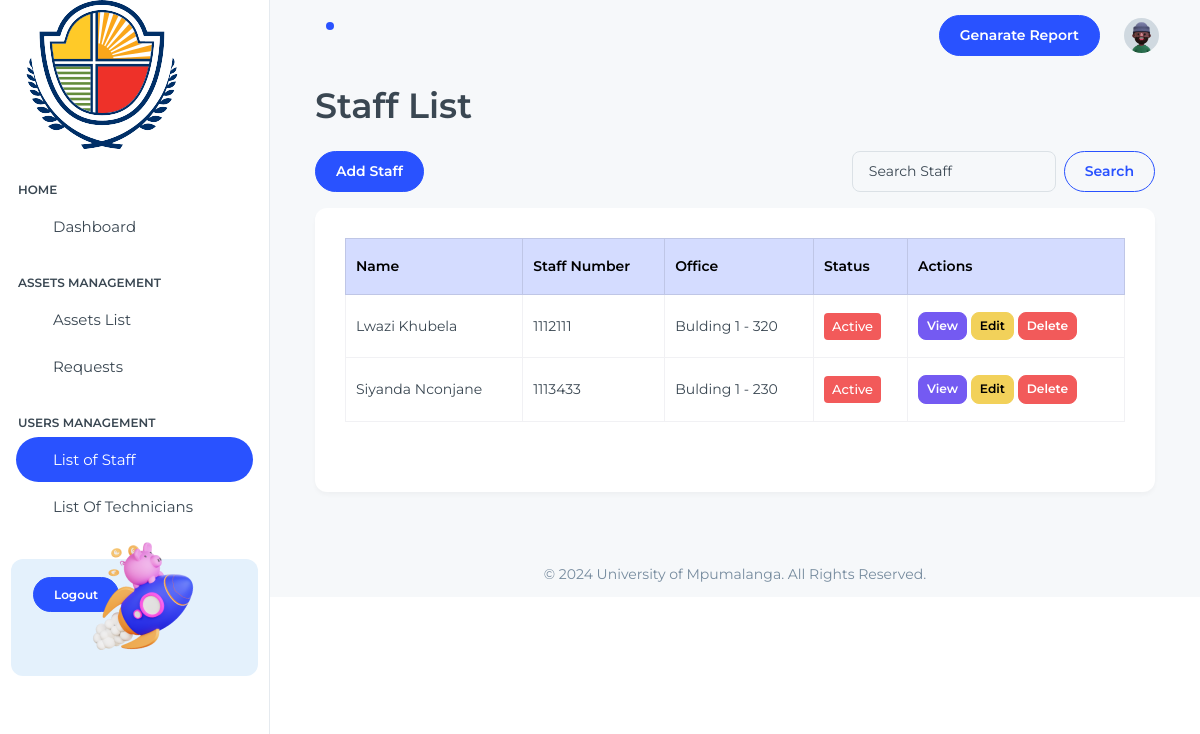
Before: /administration/staff/ (signed in) with the older database file.
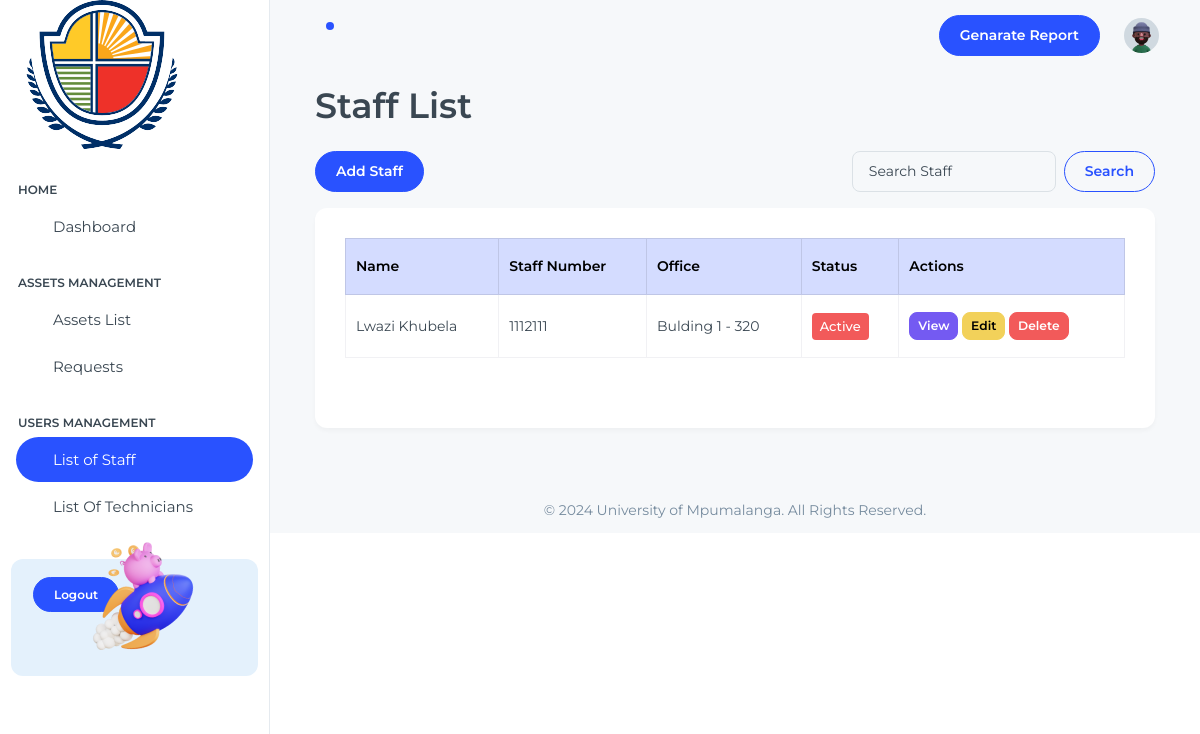
After: the same page with the newer database file.
### administration/models.py (models this page shows, shortened)
class Staff(models.Model):
    user = models.OneToOneField('auth_app.User', on_delete=models.CASCADE, blank=True, null=True)
    staff_number = models.CharField(max_length=100, unique=True)
    name = models.CharField(max_length=100)
    surname = models.CharField(max_length=100)
    national_id = models.CharField(max_length=50, blank=True, null=True)
    passport_number = models.CharField(max_length=50, blank=True, null=True)
    status = models.CharField(max_length=10, choices=[('active', 'Active'), ('not active', 'Not Active')])
    office = models.ForeignKey('administration.Office', on_delete=models.SET_NULL, null=True, blank=True)
    added_date = models.DateTimeField(default=now)  # Default to the current date and time
    email = models.EmailField()

class Office(models.Model):
    building_name = models.CharField(max_length=100, blank=True, null=True)  # Allow NULL values
    office_number = models.CharField(max_length=50, blank=True, null=True)

### administration/views.py (the view, shortened to what this page needs)
# urls.py: path('staff/', StaffListView.as_view(), name='staff-list'),
class StaffListView(View):
    template_name = "administration/pages/staff/staff_list.html"
    login_url = "/auth/login/"
    def dispatch(self, request, *args, **kwargs):
        if not request.user.is_authenticated or request.user.role != "admin":
            return redirect(self.login_url)
        return super().dispatch(request, *args, **kwargs)
    def get(self, request):
        search_query = request.GET.get('search', '')  # Get search query from the request
        staff_list = Staff.objects.all()
        paginator = Paginator(staff_list, 10)  # Show 10 staff members per page
        page_number = request.GET.get('page')
        page_obj = paginator.get_page(page_number)
        return render(request, self.template_name, {
            'staff_list': page_obj,
            'page_obj': page_obj,
            'is_paginated': paginator.num_pages > 1,
            'search_query': search_query,
        })

### administration/templates/administration/pages/staff/staff_list.html (shortened to what this page needs)
{% extends "administration/global/base.html" %}
{% load static %}
{% block content %}
<div class="container-fluid">
    <h1 class="mb-4">Staff List</h1>
    <div class="d-flex justify-content-between mb-3">
        <a href="{% url 'add-staff' %}" class="btn btn-primary">Add Staff</a>
        <form method="get" action="{% url 'staff-list' %}" class="d-flex">
            <input type="text" name="search" class="form-control me-2" placeholder="Search Staff"
                   value="{{ request.GET.search|default:'' }}">
            <button type="submit" class="btn btn-outline-primary">Search</button>
        </form>
    </div>
    <div class="card">
        <div class="card-body">
            <div class="table-responsive">
                <table class="table table-bordered align-middle">
                    <thead>
                        <tr class="table-primary">
                            <th scope="col">Name</th>
                            <th scope="col">Staff Number</th>
                            <th scope="col">Office</th>
                            <th scope="col">Status</th>
                            <th scope="col">Actions</th>
                        </tr>
                    </thead>
                    <tbody>
                        {% for staff in staff_list %}
                        <tr>
                            <td>{{ staff.name }} {{ staff.surname }}</td>
                            <td>{{ staff.staff_number }}</td>
                            <td>
                                {% if staff.office %}
                                    {{ staff.office.building_name }} - {{ staff.office.office_number }}
                                {% else %}
                                    No Office Assigned
                                {% endif %}
                            </td>
                            <td>
                                <span class="badge {% if staff.status == 'active' %}bg-success{% else %}bg-danger{% endif %}">
                                    {{ staff.status|title }}
                                </span>
                            </td>
                            <td>
                                <a href="{% url 'view-staff' staff.id %}" class="btn btn-sm btn-info">View</a>
                                <a href="{% url 'edit-staff' staff.id %}" class="btn btn-sm btn-warning">Edit</a>
                                <a href="{% url 'delete-staff' staff.id %}" class="btn btn-sm btn-danger"
                                    onclick="return confirm('Are you sure you want to delete this staff member?')">Delete</a>
                            </td>
                        </tr>
                        {% empty %}
                        <tr>
                            <td colspan="5" class="text-center">No staff members found.</td>
                        </tr>
                        {% endfor %}
                    </tbody>
                </table>
            </div>
        </div>
    </div>
</div>
{% endblock %}

### administration/templates/administration/global/base.html (shortened to what this page needs)
{% load static %}
<!doctype html>
<html lang="en">
<head>
  <link rel="stylesheet" href="{% static 'administration/assets/css/styles.min.css' %}">
  <link rel="stylesheet" href="{% static 'administration/assets/libs/simplebar/dist/simplebar.min.css' %}">
</head>
<body>
  <div class="page-wrapper" id="main-wrapper" data-layout="vertical" data-navbarbg="skin6" data-sidebartype="full"
    data-sidebar-position="fixed" data-header-position="fixed">
    {% include 'administration/essentials/sidebar.html' %}
    <div class="body-wrapper">
      {% include 'administration/essentials/topbar.html' %}
      <div class="container-fluid">
        {% block content %}{% endblock %}
      </div>
      {% include 'administration/essentials/footer.html' %}
    </div>
  </div>
</body>
</html>

### administration/templates/administration/essentials/sidebar.html (shortened to what this page needs)
{% load static %}
<aside class="left-sidebar">
      <div>
        <div class="brand-logo d-flex align-items-center justify-content-between">
          <a href="{% url 'admin-dashboard' %}" class="text-nowrap logo-img">
            <img src="{% static 'administration/assets/images/logos/logo2.png' %}" alt="Logo" />
          </a>
        </div>
        <nav class="sidebar-nav scroll-sidebar" data-simplebar="">
          <ul id="sidebarnav">
            <li class="nav-small-cap">
              <span class="hide-menu">Home</span>
            </li>
            <li class="sidebar-item">
              <a class="sidebar-link" href="{% url 'admin-dashboard' %}" aria-expanded="false">
                <span>
                </span>
                <span class="hide-menu">Dashboard</span>
              </a>
            </li>
            <li class="nav-small-cap">
              <span class="hide-menu">Assets Management</span>
            </li>
            <li class="sidebar-item">
              <a class="sidebar-link" href="{% url 'assets' %}" aria-expanded="false">
                <span>
                </span>
                <span class="hide-menu">Assets List</span>
              </a>
            </li>
            <li class="sidebar-item">
              <a class="sidebar-link" href="{% url 'request-list' %}" aria-expanded="false">
                <span>
                </span>
                <span class="hide-menu">Requests</span>
              </a>
            </li>
            <li class="nav-small-cap">
              <span class="hide-menu">Users Management</span>
            </li>
            <li class="sidebar-item">
              <a class="sidebar-link" href="{% url 'staff-list'%}" aria-expanded="false">
                <span>
                </span>
                <span class="hide-menu">List of Staff</span>
              </a>
            </li>
            <li class="sidebar-item">
              <a class="sidebar-link" href="{% url 'scan-barcode' %}" aria-expanded="false">
                <span>
                </span>
                <span class="hide-menu">List Of Technicians</span>
              </a>
            </li>
          </ul>
          <div class="unlimited-access hide-menu bg-primary-subtle position-relative mb-7 mt-7 rounded-3">
            <div class="d-flex">
              <div class="unlimited-access-title me-3">
                <a href="{% url "logout" %}" target="_blank"
                  class="btn btn-primary fs-2 fw-semibold lh-sm">Logout</a>
              </div>
              <div class="unlimited-access-img">
                <img src="../assets/images/backgrounds/rocket.png" alt="" class="img-fluid">
              </div>
            </div>
          </div>
        </nav>
      </div>
    </aside>

### administration/templates/administration/essentials/topbar.html (shortened to what this page needs)
{% load static %}
<header class="app-header">
        <nav class="navbar navbar-expand-lg navbar-light">
          <ul class="navbar-nav">
            <li class="nav-item">
              <a class="nav-link nav-icon-hover" href="javascript:void(0)">
                <i class="ti ti-bell-ringing"></i>
                <div class="notification bg-primary rounded-circle"></div>
              </a>
            </li>
          </ul>
          <div class="navbar-collapse justify-content-end px-0" id="navbarNav">
            <ul class="navbar-nav flex-row ms-auto align-items-center justify-content-end">
              <a href="{% url 'generate-pdf' %}" target="_blank"
                class="btn btn-primary me-2"><span class="d-none d-md-block">Genarate Report</span> <span class="d-block d-md-none">Pro</span></a>
              <li class="nav-item dropdown">
        <a class="nav-link" href="javascript:void(0)" data-bs-toggle="dropdown">
            <img src="{% static 'administration/assets/images/profile/user-1.jpg' %}" width="35" height="35" class="rounded-circle" alt="User">
        </a>
      </li>
            </ul>
          </div>
        </nav>
      </header>

### administration/templates/administration/essentials/footer.html
<footer class="py-6 px-6 text-center">
  &copy; 2024 University of Mpumalanga. All Rights Reserved.
</footer>

Changed rows visible on the page:
removed Staff: name "Siyanda", surname "Nconjane", staff_number "1113433", office.building_name "Bulding 1", office.office_number "230", status "Active"
